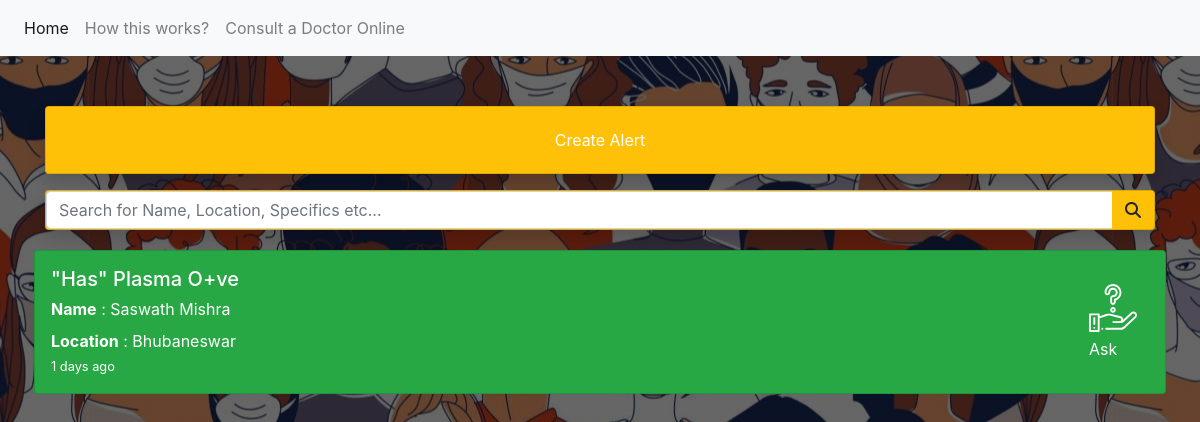
/, run on an earlier commit of the app's database.
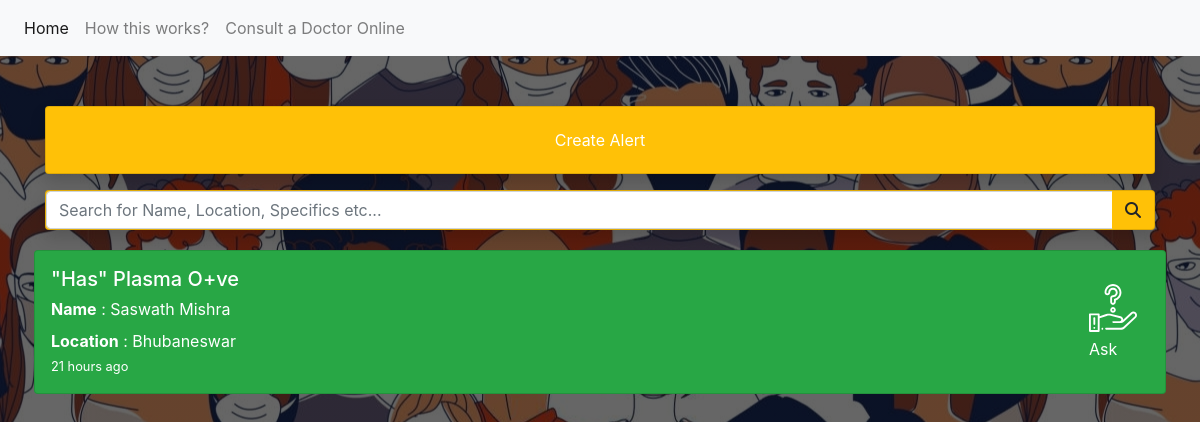
And on a later commit of the database.
### app/models.py (models this page shows, shortened)
class Alert(models.Model):
    id = models.AutoField(primary_key=True)
    name = models.CharField(max_length=100)
    want = models.BooleanField()
    what = models.CharField(max_length=300)
    location = models.CharField(max_length=300)
    phone = models.CharField(max_length=100)
    email = models.CharField(max_length=100)
    datetime = models.DateTimeField(auto_now=True)
    @property
    def get_duration(self):
        now = datetime.utcnow().replace(tzinfo=utc)
        duration = now - self.datetime
        print(self.datetime,now)
        print(duration.days,duration.seconds)
        if duration.days == 0:
            if duration.seconds / 3600 < 1:
                return str(int(duration.seconds / 60)) + " minutes"
            elif duration.days < 1:
                return str(int(duration.seconds / 3600)) + " hours"
        else:
            return str(int(duration.days)) + " days"

### app/views.py (the view)
# urls.py: path('',views.index),
def index(request):
    alerts = Alert.objects.all().order_by("-datetime")
    page = request.GET.get('page', 1)
    paginator = Paginator(alerts, 10)
    try:
        alerts = paginator.page(page)
    except PageNotAnInteger:
        alerts = paginator.page(1)
    except EmptyPage:
        alerts = paginator.page(paginator.num_pages)
    return render(request,"index.html",{"alerts":alerts})

### app/templates/index.html (shortened to what this page needs)
<!DOCTYPE html>
<html lang="en">
<head>
  {% load static %}
  <link rel="stylesheet" href="https://maxcdn.bootstrapcdn.com/bootstrap/4.5.2/css/bootstrap.min.css">
</head>
<body style="
    background:
  linear-gradient(
    rgba(0, 0, 0, 0.6),
    rgba(0, 0, 0, 0.6)
  ),
  url({% static 'bg.jpg' %});
  background-position: center;
  background-attachment: fixed;
  ">
<nav class="navbar navbar-expand-lg navbar-light bg-light">
  <div class="collapse navbar-collapse" id="navbarSupportedContent">
    <ul class="navbar-nav mr-auto">
      <li class="nav-item active">
        <a class="nav-link" href="#">Home <span class="sr-only">(current)</span></a>
      </li>
      <li class="nav-item">
        <a class="nav-link" href="/how-it-works">How this works?</a>
      </li>
      <li class="nav-item">
        <a class="nav-link" target="_blank" href="https://www.pdochealth.com">Consult a Doctor Online</a>
      </li>
    </ul>
  </div>
</nav>
<div class="main w-100">
<div class="container mt-3">
    <div class="card bg-warning text-white shadow">
    <button class="btn btn-default card-body text-white" data-toggle="modal" data-target="#modalForm">Create Alert</button>
  </div>
</div>
  <div class="container mt-3">
    <div class="card bg-warning text-white shadow">
    <div class="input-group">
      <input type="text" class="form-control" id="search-item" placeholder="Search for Name, Location, Specifics etc...">
      <div class="input-group-append">
        <button class="btn btn-warning" type="button">
          <i class="fa fa-search"></i>
        </button>
      </div>
    </div>
  </div>
</div>
<div class="container p-1 mt-3 entries">
  {% for alert in alerts %}
  <div class="card {% if alert.want %} bg-danger {% else %} bg-success {% endif %} text-white p-3 entry">
    <div class="row justify-content-end">
    <div class="col-8">
      <h5 class="card-title what">       {% if alert.want %} "Looking for " {% else %} "Has" {% endif %} {{alert.what}} </h5>
      <p class="card-subtitle mb-2 text-white name"> <b>Name</b> : {{alert.name}}</p>
      <h7 class="card-text location"> <b>Location</b> : {{alert.location}}</h7>
      <br><small>{{alert.get_duration}} ago</small>
    </div>
    <div class="col-4 clickable mt-3" onclick="$('#respond-alert').attr('alert-id','{{alert.id}}');$('#enquiryForm').modal('show');">
      {% if alert.want %}
      <div class="float-right">
          <span>
            <i class="give-icon"></i>
          </span>
          <p>Offer</p>
        </div>
      {% else %}
        <div class="float-right">
            <span>
              <i class="ask-icon"></i>
            </span>
            <p>Ask</p>
        </div>
      {% endif %}
    </div>
    </div>
  </div>
  <br>
  {% endfor %}
</div>
</div>
</body>
</html>

What changed in the data, as far as the page shows it:
changed Alert "Plasma O+ve": get_duration "1 days" → "21 hours"
